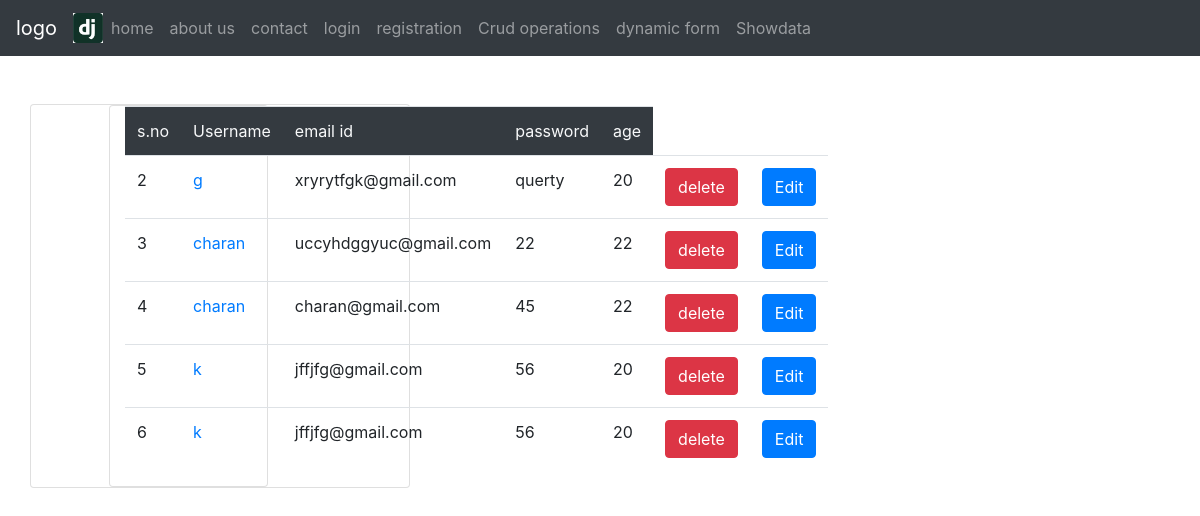
/shw/, run on an earlier commit of the app's database.
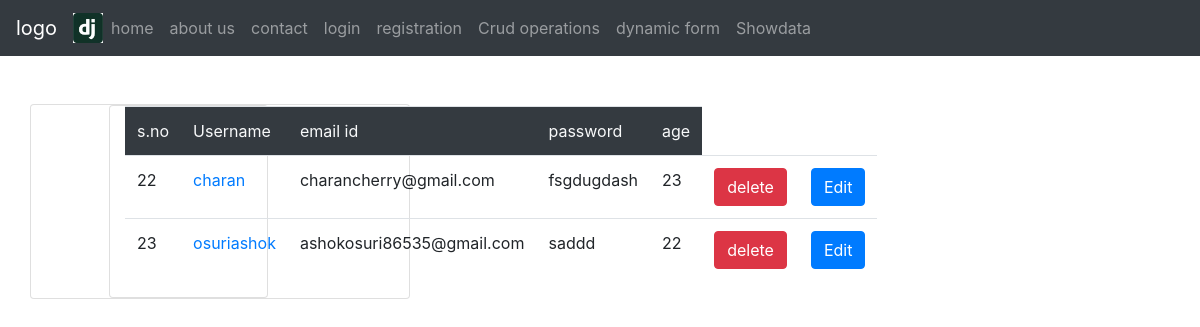
And on a later commit of the database.
### Emp/models.py (models this page shows, shortened)
class UsrRg(models.Model):
	username=models.CharField(max_length=120)
	password=models.CharField(max_length=120)
	email=models.CharField(max_length=120)
	age=models.IntegerField(default=10)

### Emp/views.py (the view)
# urls.py: path('shw/',views.showinfo,name="sh"),
def showinfo(request):
	data=UsrRg.objects.all()
	return render(request,'html/showdata.html',{'info':data})

### Emp/templates/html/showdata.html (shortened to what this page needs)
{% extends 'html/header.html' %}
 {% block content %}
 <div class="container">
 	<div class ="row">
 		<div class="card col-md-4 mt-5"><div class="container">
<div class="card col-md-6 mx-5">
 			<table class="table table -striped table-hover">
 			<tr class="bg-dark text-light">
 				<td>s.no</td>
 				<td>Username</td>
 				<td>email id</td>
 				<td>password</td>
 				<td>age</td>
 			</tr>
 				{% for i in info %}
                  <tr>
                  	<td>{{i.id}}</td>
                  	<td><a href="{% url 'uif' i.username %}">{{i.username}}</a></td>
 				    <td>{{i.email}}</td>
 				    <td>{{i.password}}</td>
 				    <td>{{i.age}}</td>
 				    <td><a href="{% url 'infodelete' i.id %}"class="btn btn-danger">delete</a></td>
 					<td><a href="{% url 'ue' i.id %}" class="btn btn-primary btn-block">Edit</a>
 				</td>
 			</tr>
 				{% endfor %}
 			</table>
 		</div>
 	</div>
 </div>
 {% endblock %}

### Emp/templates/html/header.html (shortened to what this page needs)
{% load static %}
<!DOCTYPE html>
<html lang="en">
<head>
  <link rel="stylesheet" href="{% static 'css/bootstrap.min.css' %}">
</head>
<body>
	{% include 'html/navbar.html' %}
	{% block content %}
	{% endblock %}
</body>
</html>

### Emp/templates/html/navbar.html (shortened to what this page needs)
{% load static %}
<nav class="navbar navbar-expand-sm bg-dark navbar-dark">
  <a class="navbar-brand" href="{% url 'hm' %}">logo</a>
  <image src="{% static 'images/brand.jpg' %}" width="30px">
  <ul class="navbar-nav">
    <li class="nav-item">
      <a class="nav-link" href="{% url 'hm' %}">home</a>
    </li>
    <li class="nav-item">
      <a class="nav-link" href="{% url 'ab' %}">about us</a>
    </li>
    <li class="nav-item">
      <a class="nav-link" href="{% url 'co' %}">contact</a>
    </li>
    <li class="nav-item">
      <a class="nav-link" href="{% url 'lg' %}">login</a>
    </li>
    <li class="nav-item">
      <a class="nav-link" href="{% url 'rg' %}">registration</a>
    </li>
    <li class="nav-item">
      <a class="nav-link" href="{% url 'na' %}">Crud operations</a>
    </li>
    <li class="nav-item">
      <a class="nav-link" href="{% url 'dff' %}">dynamic form</a>
    </li>
    <li class="nav-item">
      <a class="nav-link" href="{% url 'sh' %}">Showdata</a>
    </li>
  </ul>
</nav>

What changed in the data, as far as the page shows it:
removed UsrRg: id "2", username "g", email "xryrytfgk@gmail.com", password "querty", age "20"
removed UsrRg: id "3", username "charan", email "uccyhdggyuc@gmail.com", password "22", age "22"
removed UsrRg: id "4", username "charan", email "charan@gmail.com", password "45", age "22"
removed UsrRg: id "5", username "k", email "jffjfg@gmail.com", password "56", age "20"
removed UsrRg: id "6", username "k", email "jffjfg@gmail.com", password "56", age "20"
added UsrRg: id "22", username "charan", email "charancherry@gmail.com", password "fsgdugdash", age "23"
added UsrRg: id "23", username "osuriashok", email "ashokosuri86535@gmail.com", password "saddd", age "22"
